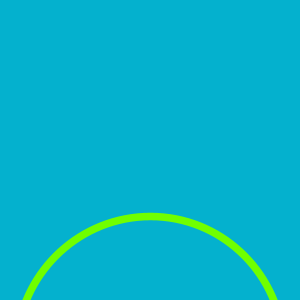
Frame 1 (no input)
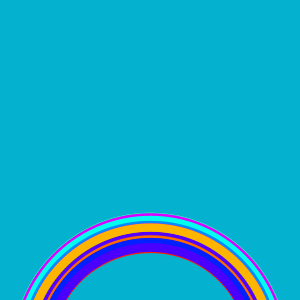
Frame 60 (the mouse pressed at the canvas centre just before this capture)
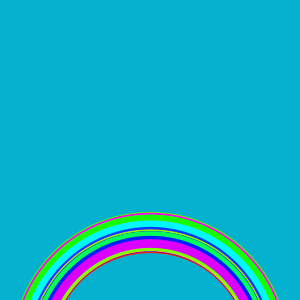
Frame 120 (the mouse held since frame 60 and released just before this capture)

The Processing sketch that drew these frames (run headless with seeded random() and noise(); from frame 60 on, the mouse is pressed at the canvas centre):

// Processing sketch: e017_hsb_rainbow
// ── e017_hsb_rainbow.pde
void setup() {
  size(300, 300);
  background(#04B1CE);
  noFill();
  colorMode(HSB);
}

void draw() {
  strokeWeight(random(3, 10));
  stroke(random(255), 255, 255); // HSB Hue Saturation Brightness
  float rainbow_size = random(200, 270);
  ellipse(150, 350, rainbow_size, rainbow_size);
}
